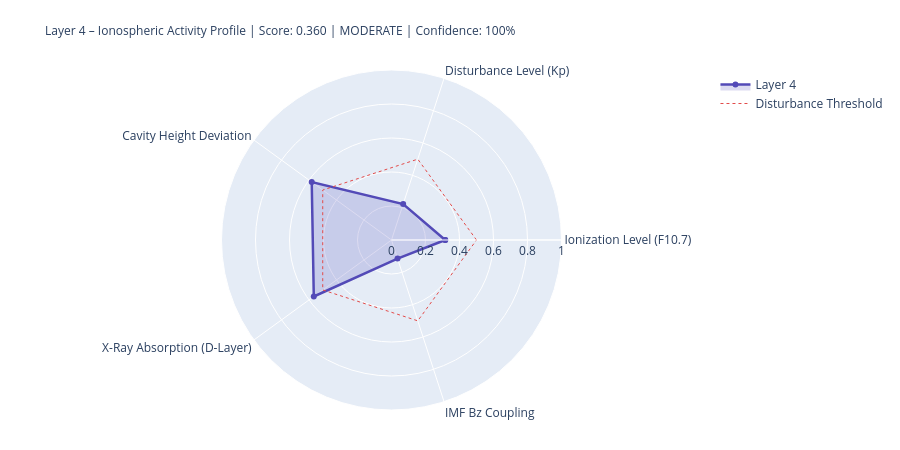

Source (notebook cell):
### Markdown cell above
---
## 4. State Assessment & Handoff to Layer 5

### Code cell
# ============================================================
# LAYER-4-SCORE
# ============================================================

COMPONENTS = {
    'Ionization Level (F10.7)':    {'score': ioniz,       'source': 'primary' if f107_now else 'from_layer0', 'dynamic': True},
    'Disturbance Level (Kp)':          {'score': disturb,     'source': 'primary' if kp_now   else 'from_layer0', 'dynamic': True},
    'Cavity Height Deviation':    {'score': h_dev,       'source': 'derived',                                'dynamic': True},
    'X-Ray Absorption (D-Layer)':{'score': xray_ioniz,  'source': 'primary' if xray_now else 'missing',     'dynamic': True},
    'IMF Bz Coupling':             {'score': bz_coupling, 'source': 'primary' if bz_now   else 'from_layer0', 'dynamic': True},
}

available    = {k: v['score'] for k, v in COMPONENTS.items() if v['score'] is not None}
unavailable  = [k for k, v in COMPONENTS.items() if v['score'] is None]
layer4_score = round(sum(available.values()) / len(available), 4) if available else None
confidence   = round(len(available) / len(COMPONENTS), 2)
level = ('unknown' if layer4_score is None
         else 'quiet'   if layer4_score < 0.3
         else 'moderate' if layer4_score < 0.6
         else 'active')
dominant_l4 = max(available, key=available.get) if available else 'none'

# Resonance delta for Schumann SR-1
sr1_ref = schumann_freq(1, 80.0)
sr1_now = schumann_freq(1, h_eff)
sr1_delta_mhz = (sr1_now - sr1_ref) * 1000

# Propagation conditions
prop_cond = ('disturbed'   if kp_val > 4
             else 'unsettled' if kp_val > 2
             else 'normal')
if xray_class in ['X', 'M']:
    prop_cond = 'Radio-Blackout moeglich'

W = 68
print('=' * W)
print('LAYER 4 – IONOSPHERE – STATE ASSESSMENT')
print('=' * W)
for name, comp in COMPONENTS.items():
    s = comp['score']
    if s is not None:
        bar = '█' * int(s * 20) + '░' * (20 - int(s * 20))
        print(f'  {name:<36} {bar}  {s:.3f}  [{comp["source"]}]')
    else:
        print(f'  {name:<36} {"─" * 20}  n/a   [missing]')
print('-' * W)
print(f'  Score:          {layer4_score:.3f}  ({len(available)}/{len(COMPONENTS)} components)')
print(f'  Confidence:     {confidence:.0%}')
print(f'  Level:          {level.upper()}')
print(f'  Dominant:       {dominant_l4}')
print(f'  Cavity height:  {h_eff:.1f} km  (Ref: 80.0 km)')
print(f'  SR-1:           {sr1_now:.3f} Hz  (Δ {sr1_delta_mhz:+.1f} mHz vs. ref)')
print(f'  Propagation:    {prop_cond}')
print(f'  X-Ray:          {xray_class}-class  ({xray_now:.2e} W/m²)' if xray_now else '  X-Ray:          n/a')
print('=' * W)

# Radar
cats   = list(available.keys())
vals_r = list(available.values())
if len(cats) >= 3:
    fig = go.Figure()
    fig.add_trace(go.Scatterpolar(
        r=vals_r + [vals_r[0]], theta=cats + [cats[0]],
        fill='toself', fillcolor='rgba(83,74,183,0.20)',
        line=dict(color='#534AB7', width=2.5), name='Layer 4'
    ))
    fig.add_trace(go.Scatterpolar(
        r=[0.5] * (len(cats)+1), theta=cats + [cats[0]],
        line=dict(color='#E24B4A', dash='dot', width=1),
        mode='lines', name='Disturbance Threshold'
    ))
    fig.update_layout(
        title=dict(
            text=f'Layer 4 – Ionospheric Activity Profile | Score: {layer4_score:.3f} | {level.upper()} | Confidence: {confidence:.0%}',
            font=dict(size=12)
        ),
        polar=dict(radialaxis=dict(visible=True, range=[0, 1])),
        height=450, showlegend=True,
        margin=dict(l=80, r=80, t=70, b=40)
    )
    fig.show()

### Figure 1 — Plotly figure (JSON) as saved in the notebook; plotly's stock layout.template omitted (floating-point values rounded to 4 significant figures)
{"data": [{"fill": "toself", "fillcolor": "rgba(83,74,183,0.20)", "line": {"color": "#534AB7", "width": 2.5}, "name": "Layer 4", "r": [0.316, 0.222, 0.58, 0.565, 0.115, 0.316], "theta": ["Ionization Level (F10.7)", "Disturbance Level (Kp)", "Cavity Height Deviation", "X-Ray Absorption (D-Layer)", "IMF Bz Coupling", "Ionization Level (F10.7)"], "type": "scatterpolar"}, {"line": {"color": "#E24B4A", "dash": "dot", "width": 1}, "mode": "lines", "name": "Disturbance Threshold", "r": [0.5, 0.5, 0.5, 0.5, 0.5, 0.5], "theta": ["Ionization Level (F10.7)", "Disturbance Level (Kp)", "Cavity Height Deviation", "X-Ray Absorption (D-Layer)", "IMF Bz Coupling", "Ionization Level (F10.7)"], "type": "scatterpolar"}], "layout": {"height": 450, "margin": {"b": 40, "l": 80, "r": 80, "t": 70}, "polar": {"radialaxis": {"range": [0, 1], "visible": true}}, "showlegend": true, "title": {"font": {"size": 12}, "text": "Layer 4 – Ionospheric Activity Profile | Score: 0.360 | MODERATE | Confidence: 100%"}}}
